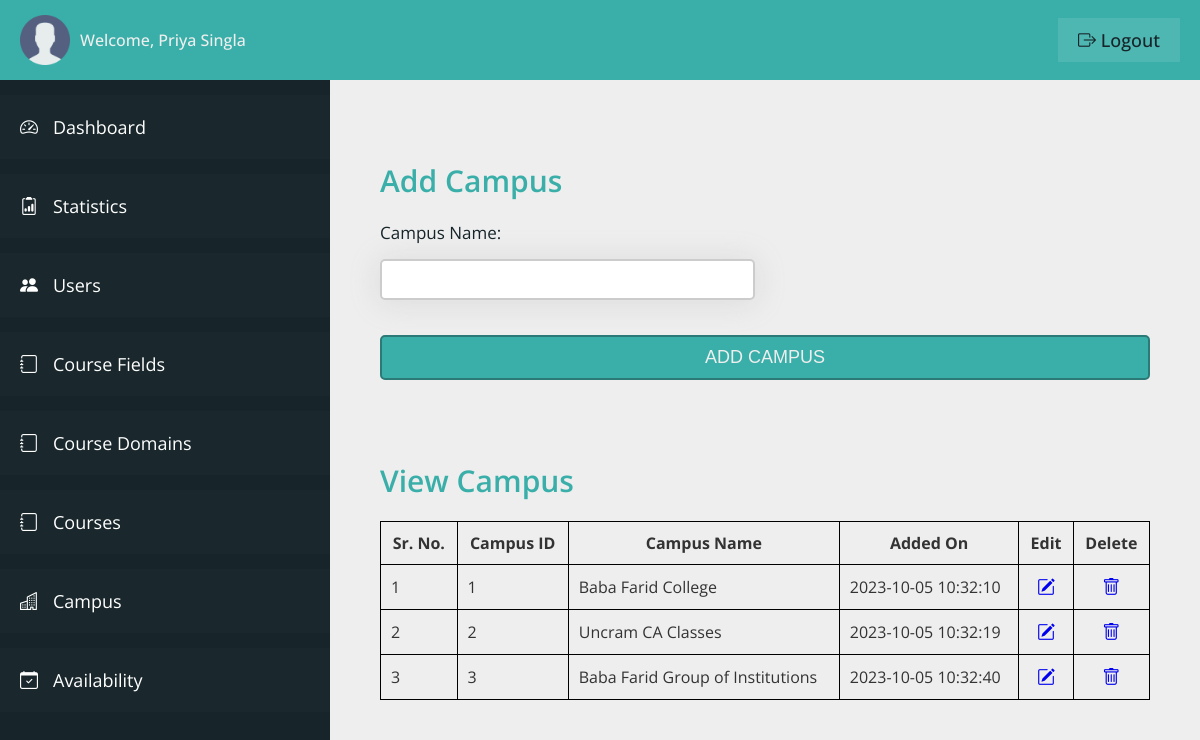
Page /admin/campus.php (signed in) on the committed database.
### tables this page shows
CREATE TABLE `admin_table` (
  `admin_id` int(11) NOT NULL,
  `admin_first_name` varchar(100) NOT NULL,
  `admin_last_name` varchar(100) NOT NULL,
  `admin_email` varchar(100) NOT NULL,
  `admin_password` varchar(100) NOT NULL
);

CREATE TABLE `campus_table` (
  `campus_id` int(11) NOT NULL,
  `campus_name` varchar(100) NOT NULL,
  `added_on` datetime NOT NULL DEFAULT current_timestamp()
);

### admin/campus.php (the view, shortened to what this page needs)
<?php
include "../connection.php";
?>
<!DOCTYPE html>
<html lang="en">
<head>
    <link rel="stylesheet" href="css/style.css">
    <link rel="stylesheet" href="https://cdn.jsdelivr.net/npm/bootstrap-icons@1.11.0/font/bootstrap-icons.css">
</head>
<body>
    <div class="container">
        <header class="header">
            <div class="header__left">
                <img src="../img/user.png" class="admin__header-user" alt="Admin">
                <span class="header__admin-name">Welcome,
                    <?php
                    $q = "SELECT * FROM admin_table WHERE admin_id = '" . $_SESSION['adminIdVce'] . "'";
                    $r = mysqli_query($con, $q);
                    if (mysqli_num_rows($r) > 0) {
                        $row = mysqli_fetch_array($r);
                        echo $row['admin_first_name'] . ' ' . $row['admin_last_name'];
                    }
                    ?>
                </span>
            </div>
            <div class="header__right">
                <a href="logout.php" class="header__admin-logout"><i class="bi bi-box-arrow-right"></i> logout</a>
            </div>
        </header>
        <section class="sidebar">
            <ul class="sidebar__items">
                <a href="dashboard.php" class="sidebar__item-link">
                    <li class="sidebar__item">
                        <i class="bi bi-speedometer2"></i>
                        <span>Dashboard</span>
                    </li>
                </a>
                <a href="stats.php" class="sidebar__item-link">
                    <li class="sidebar__item">
                        <i class="bi bi-clipboard2-data"></i>
                        <span>Statistics</span>
                    </li>
                </a>
                <a href="users.php" class="sidebar__item-link">
                    <li class="sidebar__item">
                        <i class="bi bi-people-fill"></i>
                        <span>Users</span>
                    </li>
                </a>
                <a href="course-fields.php" class="sidebar__item-link">
                    <li class="sidebar__item">
                        <i class="bi bi-journal"></i>
                        <span>Course Fields</span>
                    </li>
                </a>
                <a href="course-domains.php" class="sidebar__item-link">
                    <li class="sidebar__item">
                        <i class="bi bi-journal"></i>
                        <span>Course Domains</span>
                    </li>
                </a>
                <a href="courses.php" class="sidebar__item-link">
                    <li class="sidebar__item">
                        <i class="bi bi-journal"></i>
                        <span>Courses</span>
                    </li>
                </a>
                <a href="campus.php" class="sidebar__item-link">
                    <li class="sidebar__item">
                        <i class="bi bi-buildings"></i>
                        <span>Campus</span>
                    </li>
                </a>
                <a href="user-availability.php" class="sidebar__item-link">
                    <li class="sidebar__item">
                        <i class="bi bi-calendar-check"></i>
                        <span>Availability</span>
                    </li>
                </a>
            </ul>
        </section>
        <main class="main__content">
            <div class="login-container-2">
                <form action="<?php echo htmlspecialchars($_SERVER['PHP_SELF']) ?>" method="post" class="login__form">
                    <h3 class="heading-3">Add Campus</h3>
                    <div class="input">
                        <label class="label__text">Campus Name:</label>
                        <input type="text" class="input__box" name="c_name" required>
                    </div>
                    <div class="input input__btn">
                        <input type="submit" value="Add Campus" class="btn" name="add_campus">
                    </div>
                </form>
            </div>
            <div class="view__container">
                <h3 class="heading-3">View Campus</h3>
                <div class="table__container">
                    <table class="table">
                        <thead>
                            <th>Sr. No.</th>
                            <th>Campus ID</th>
                            <th>Campus Name</th>
                            <th>Added On</th>
                            <th>Edit</th>
                            <th>Delete</th>
                        </thead>
                        <tbody>
                            <?php
                            $q1 = "Select * from campus_table";
                            $r1 = mysqli_query($con, $q1);
                            $count = 1;
                            while ($row1 = mysqli_fetch_array($r1)) { ?>
                            <tr>
                                <td><?php echo $count; ?></td>
                                <td><?php echo $row1['campus_id']; ?></td>
                                <td><?php echo $row1['campus_name']; ?></td>
                                <td><?php echo $row1['added_on']; ?></td>
                                <td style="text-align: center;font-size:1.8rem;">
                                    <a href="campus-edit.php?fid=<?php echo $row1['campus_id']; ?>">
                                        <i class="bi bi-pencil-square"></i>
                                    </a>
                                </td>
                                <td style="text-align: center;font-size:1.8rem;">
                                    <a onclick="return confirm('Are you sure you want to delete this item?');"
                                        href="campus-delete.php?fid=<?php echo $row1['campus_id']; ?>">
                                        <i class="bi bi-trash"></i>
                                    </a>
                                </td>
                            </tr>
                            <?php
                                $count++;
                            }
                            ?>
                        </tbody>
                    </table>
                </div>
            </div>
        </main>
    </div>
</body>
</html>

### admin/css/style.css (style rules this page uses)
:root { --color-primary: #3aafa9; --color-primary-dark: #2b7a78; --color-primary-light: #def2f1; --color-secondary: #17252a; --color-secondary-dark: #101a1d; --color-secondary-light: #377084; --color-grey-light-1: #999; --color-grey-light-2: #ccc; --color-grey-light-3: #eee; --color-grey-dark-1: #242424; --color-grey-dark-2: #333; --color-grey-dark-3: #474747; --color-white: #fff; --font-default: "Open Sans", sans-serif; }
*, *::before, *::after { margin: 0; padding: 0; box-sizing: inherit; }
html { font-size: 62.5%; box-sizing: border-box; }
body { color: var(--color-grey-dark-2); font-family: var(--font-default); }
.container { height: 100vh; display: grid; grid-template-columns: 33rem 1fr; grid-template-rows: 8rem calc(100vh - 8rem); }
.header { grid-column: 1 / -1; background-color: var(--color-primary); display: flex; align-items: center; justify-content: space-between; padding: 0 2rem; }
.header__left { display: flex; align-items: center; gap: 1rem; }
.admin__header-user { width: 5rem; }
.header__admin-name { font-size: 1.6rem; color: var(--color-grey-light-3); font-weight: 500; }
.header__admin-logout:link, .header__admin-logout:visited { font-size: 1.8rem; color: var(--color-secondary); background-color: rgba(255, 255, 255, 0.1); text-decoration: none; text-transform: capitalize; font-weight: 500; padding: 1rem 2rem; transition: all 0.2s; }
.sidebar { background-color: var(--color-secondary); overflow-y: scroll; padding-top: 1.5rem; scroll-behavior: smooth; }
.sidebar__item { padding: 2rem; background-color: rgba(255, 255, 255, 0.01); margin-bottom: 1.5rem; display: flex; gap: 1.5rem; transition: all 0.2s; }
.sidebar__item-link:link, .sidebar__item-link:visited { color: var(--color-white); text-decoration: none; font-size: 1.8rem; }
.main__content { background-color: var(--color-grey-light-3); padding: 8rem 5rem; overflow-y: scroll; scroll-behavior: smooth; }
.login__form { display: grid; grid-template-columns: repeat(2, 1fr); grid-column-gap: 2rem; }
.heading-3 { font-size: 3rem; font-weight: 600; color: var(--color-primary); margin-bottom: 2rem; grid-column: 1 / -1; }
.input__btn { grid-column: 1 / -1; }
.input { display: flex; flex-direction: column; gap: 1.5rem; }
.label__text { font-size: 1.7rem; font-weight: 400; color: var(--color-secondary); }
.input__box { padding: 1rem; border: 2px solid var(--color-grey-light-2); border-radius: 5px; background-color: var(--color-white); color: var(--color-primary); box-shadow: 0px 0.2rem 3rem 0.2rem rgba(156, 156, 156, 0.2); font-size: 1.5rem; margin-bottom: 2rem; }
.btn { padding: 1rem; font-size: 1.8rem; text-transform: uppercase; font-weight: 500; margin-top: 1.5rem; background-color: var(--color-primary); border: 2px solid var(--color-primary-dark); color: var(--color-grey-light-3); border-radius: 5px; cursor: pointer; }
.view__container { margin-top: 8rem; }
.table { border-collapse: collapse; font-size: 1.6rem; width: 100%; }
th, td { border: 1px solid #000; padding: 1rem; }

### rows in the picture
admin_table: admin_first_name "Priya", admin_last_name "Singla"
campus_table: campus_id "1", campus_name "Baba Farid College", added_on "2023-10-05 10:32:10"
campus_table: campus_id "2", campus_name "Uncram CA Classes", added_on "2023-10-05 10:32:19"
campus_table: campus_id "3", campus_name "Baba Farid Group of Institutions", added_on "2023-10-05 10:32:40"
